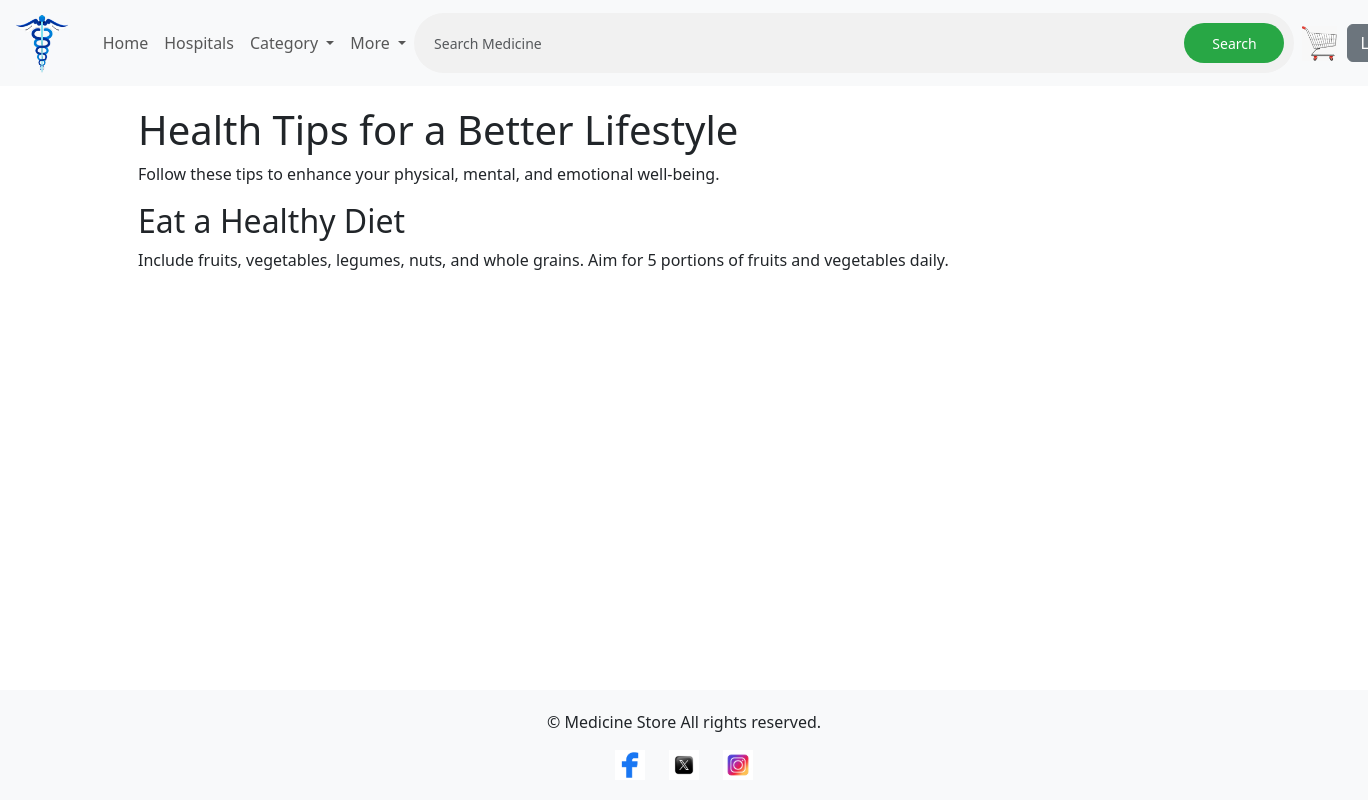
The app's page /health-tips/ (signed in) with its own data.
### authentication/models.py (models this page shows, shortened)
class Tip(models.Model):
    title = models.CharField(max_length=255)
    description = models.TextField()

### authentication/views.py (the view)
# urls.py: path('health-tips/', auth_views.health_tips, name='health_tips'),
def health_tips(request):
    tips = Tip.objects.all()  # Fetch all tips
    return render(request, 'health_tips.html', {'tips': tips})

### authentication/templates/health_tips.html (shortened to what this page needs)
{% extends "base.html" %}
{% block content %}
<div class="container">
    <h1>Health Tips for a Better Lifestyle</h1>
    <p>Follow these tips to enhance your physical, mental, and emotional well-being.</p>
    {% for tip in tips %}
    <div class="tip">
        <h2>{{ tip.title }}</h2>
        <p>{{ tip.description }}</p>
    </div>
    {% endfor %}
</div>
{% endblock %}

### static/css/styles.css (style rules this page uses)
body { font-family: Arial, sans-serif; margin: 0; padding: 0; display: flex; flex-direction: column; min-height: 100vh; }

### records on screen
Tip: title "Eat a Healthy Diet", description "Include fruits, vegetables, legumes, nuts, and whole grains. Aim for 5 portions of fruits and vegetables daily."
